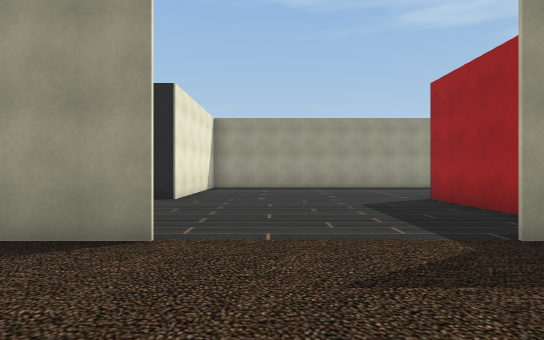
View 1 (above)

18 first-person views from a walk through a scene from a Unity 3-D project. The camera is 1.5 m above the floor, looks level and sees 85° across. The floor is counted in squares, 2 m on a side. Each view is taken from the middle of a square. On the plan, view 1 faces up. The plan holds only what a view shows up to about 10 squares ahead; the rest is blank. The place goes on beyond the plan. The player is left out.

View 2
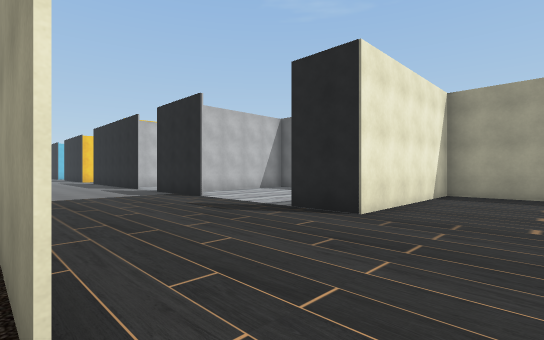

View 3
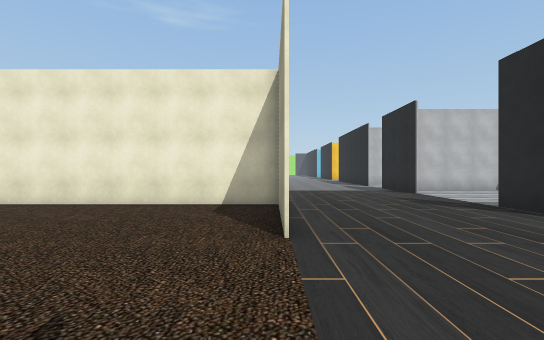

View 4
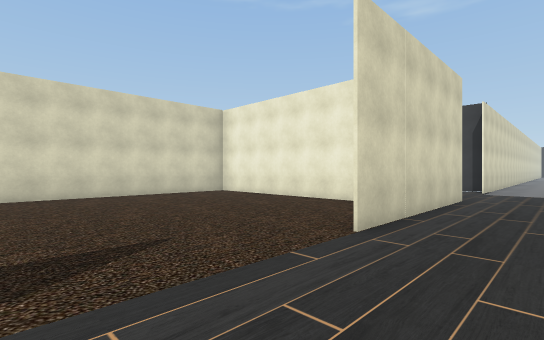

View 5
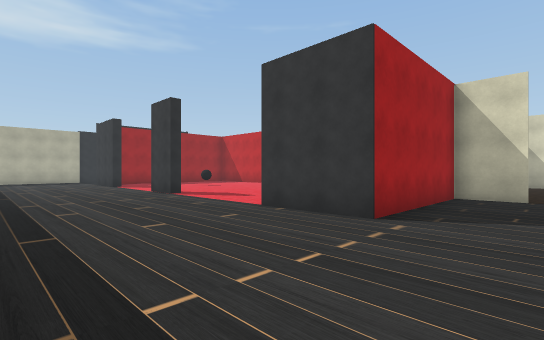

View 6
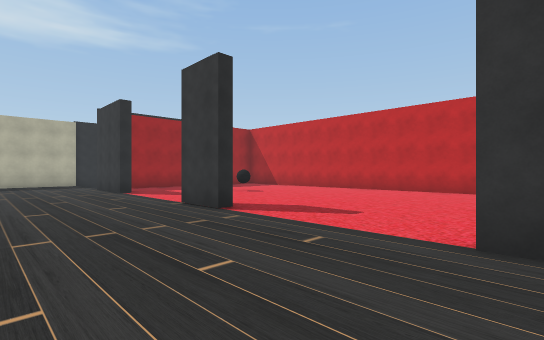

View 7
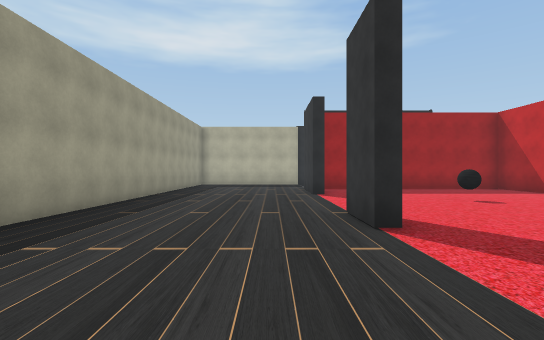

View 8
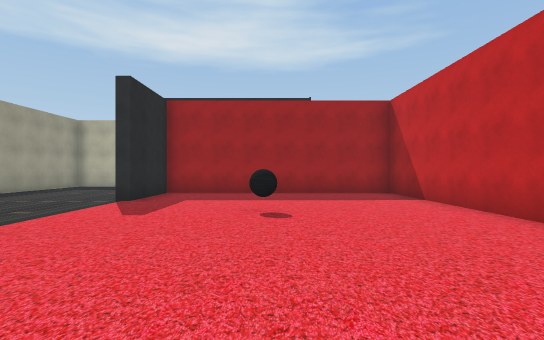

View 9
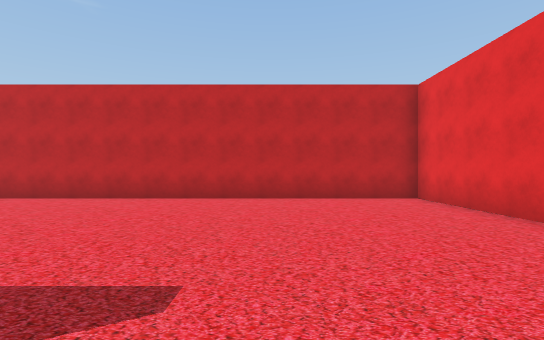

View 10
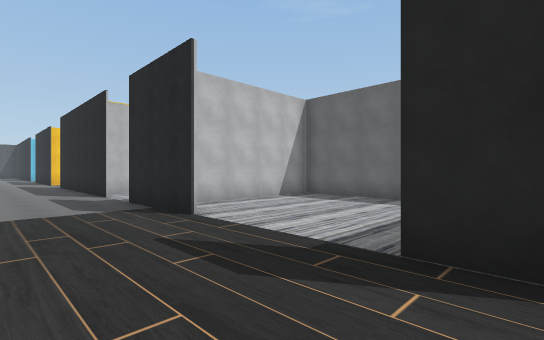

View 11
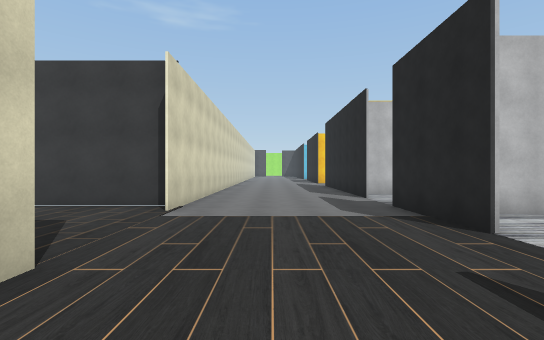

View 12
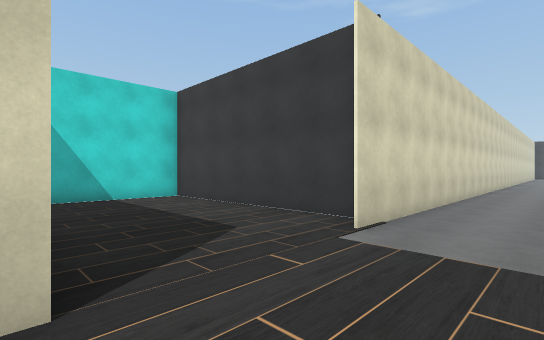

View 13
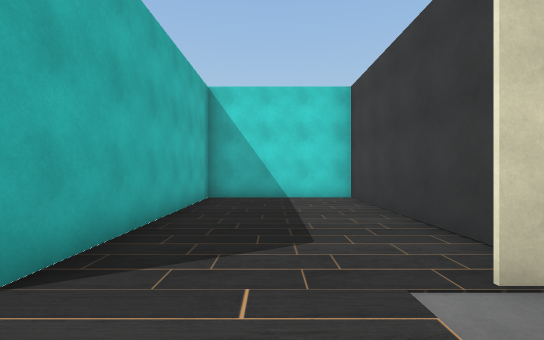

View 14
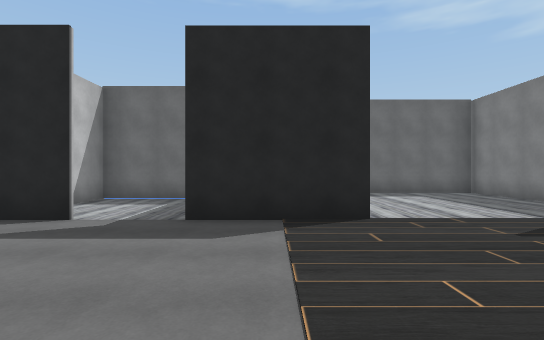

View 15
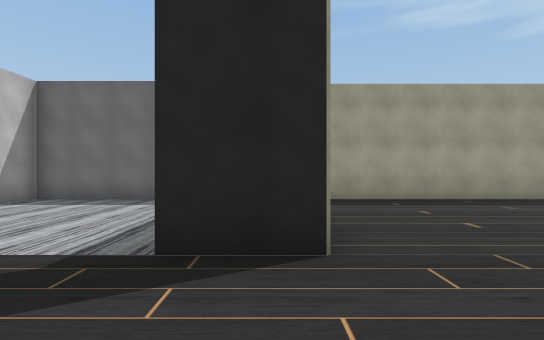

View 16
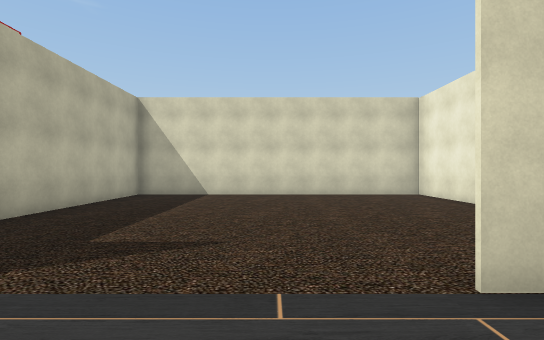

View 17
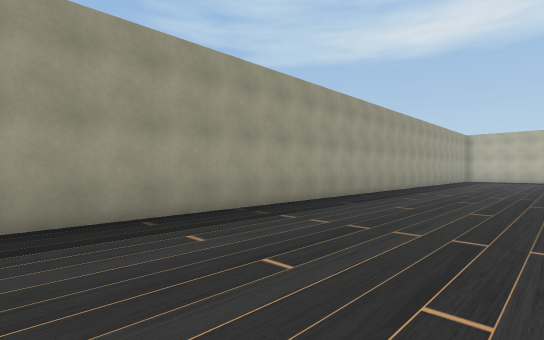

View 18
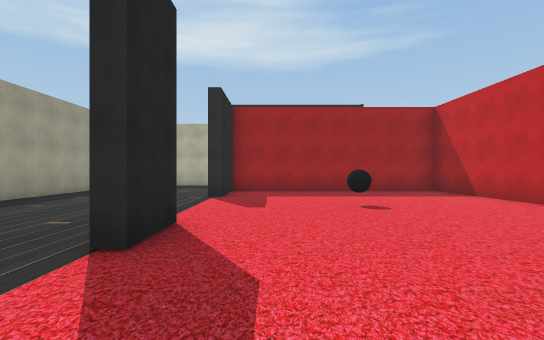

### Floor plan
Points are (right, up) in squares from view 1. A wall is a line through its corners. A room is listed if a view was taken in it or the views show most of it. See-through windows are left out.
Room 1 (views 1, 2, 3, 4, 5, 6, 7, 8, 9, 10, 11, 12, 13, 14, 15, 16, 17, 18)
walls: (4.1, 3.9) (4.1, 0.2) (18.6, 0.2) (18.6, 7.3) (16.1, 7.3); (2.6, 3.2) (4.1, 3.2) (4.1, 7.7) (6.6, 7.7); (-1.2, 3.1) (-3.9, 3.1); (-2.6, 10) (-2.6, 12.6) (-9, 12.6) (-9, 8.5); (-4.5, 3.2) (-4.5, -4.1) (4.1, -4.1) (4.1, 0.6); (12.2, 7.3) (10.8, 7.3) (10.8, 7.7) (12.2, 7.7); (-7.4, 7.6) (-10.4, 7.6); (16.1, 7.7) (16.9, 7.7); (-10.1, 2.9) (-10.1, -3) (-6.3, -3) (-6.3, 3.2) (-1.2, 3.2); (-12, 7.6) (-14.5, 7.6); (19, 12.6) (-2.5, 12.6) (-2.5, 7.6) (-4.1, 7.6); (-14.5, 3.2) (-9.4, 3.2)
ways out: opening at (-11.5, 8) to room 2
objects: other object (14, 4)
Room 2 (no view inside)
walls: (-11.2, 10.9) (-13.5, 10.9) (-13.5, 8)
ways out: opening at (-11.5, 8) to room 1

Positions as (right, up) in squares from view 1, and headings:
1: (0, 0), facing up
2: (0, 3), facing up-left
3: (2, 3), facing left
4: (2, 5), facing down-left
5: (2, 12), facing down-right
6: (6, 11), facing down-right
7: (7, 9), facing right
8: (9, 4), facing right
9: (8, 8), facing down
10: (-3, 5), facing up-left
11: (-4, 5), facing left
12: (-6, 5), facing down-left
13: (-8, 5), facing down
14: (-9, 3), facing up
15: (-3, 5), facing up
16: (0, 5), facing down
17: (0, 8), facing up-right
18: (8, 6), facing right
